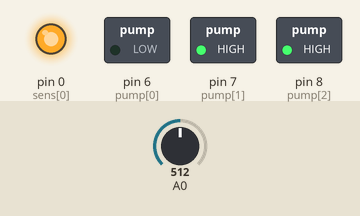
Recording of a program running on a simulated Arduino Uno, built with avr-gcc and run on an emulated ATmega328P. Shown: switched loads named in the program (green lamp = pin HIGH), output pins drawn as LEDs (lit = HIGH). The inputs (shaded band) are chosen by the test bench; at power-on: A0 = 512.

Above: at 0.1 s.
At 73.4 s:
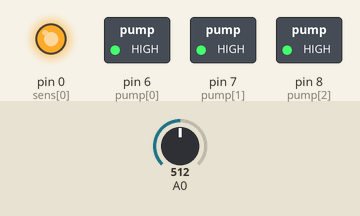
Timing chart, 0 to 74.9 s (numbered marks = the images above):
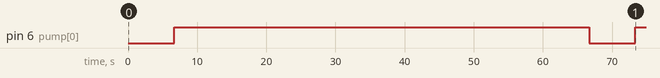

Measured:
- by itself, pin 6 (pump[0]): LOW → HIGH at 6.7 s, → LOW 60.0 s later, → HIGH 6.7 s later

The program:

main.cpp
```cpp
#include <Arduino.h>

const int pump[] = {6, 7, 8}; // pumpen stecker
const int sens[] = {0, 2, 5}; // sensor stecker
const int nop = sizeof(sens); // anzahl an pflanzen(nop = number of pots)
int val[nop];                 // variable für sensorwerte

const long pumptime = 100000; // gesamte gießzeit
const int pumpdivider = 15;   // Aufteilung der gießzeit
const long pumpwait = 60000;

const int pumpval = 500; // Schwellwert für sensor

void setup()
{
  for (int i = 0; i < nop; i++)
  {
    pinMode(pump[i], OUTPUT);
    digitalWrite(pump[i], HIGH);
  }
}

void loop()
{
  for (int i = 0; i < nop; i++)
  {
    val[i] = analogRead(sens[i]);
  }

  for (int i = 0; i < nop; i++)
  {
    if (val[i] >= pumpval)
    {
      for (int x = 0; x < pumpdivider; x++)
      {
        digitalWrite(pump[i], LOW);
        delay(pumptime / pumpdivider);
        digitalWrite(pump[i], HIGH);
        delay(pumpwait);
      }
    }
  }

  delay(10000);
}
```
